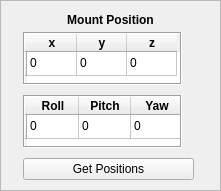
   <widget class="QFrame" name="frame_mountPos">
    <property name="geometry">
     <rect>
      <x>230</x>
      <y>320</y>
      <width>221</width>
      <height>191</height>
     </rect>
    </property>
    <property name="frameShape">
     <enum>QFrame::StyledPanel</enum>
    </property>
    <property name="frameShadow">
     <enum>QFrame::Raised</enum>
    </property>
    <widget class="QLabel" name="label_mountPosition">
     <property name="geometry">
      <rect>
       <x>30</x>
       <y>10</y>
       <width>161</width>
       <height>20</height>
      </rect>
     </property>
     <property name="text">
      <string>&lt;html&gt;&lt;head/&gt;&lt;body&gt;&lt;p align=&quot;center&quot;&gt;&lt;span style=&quot; font-size:9pt; font-weight:600;&quot;&gt;Mount Position&lt;/span&gt;&lt;/p&gt;&lt;/body&gt;&lt;/html&gt;</string>
     </property>
    </widget>
    <widget class="QWidget" name="layoutWidget">
     <property name="geometry">
      <rect>
       <x>23</x>
       <y>28</y>
       <width>171</width>
       <height>159</height>
      </rect>
     </property>
     <layout class="QVBoxLayout" name="verticalLayout_8">
      <item>
       <widget class="QTableWidget" name="table_mountPos_xyz">
        <property name="sizePolicy">
         <sizepolicy hsizetype="Minimum" vsizetype="Minimum">
          <horstretch>0</horstretch>
          <verstretch>0</verstretch>
         </sizepolicy>
        </property>
        <property name="maximumSize">
         <size>
          <width>159</width>
          <height>53</height>
         </size>
        </property>
        <property name="frameShape">
         <enum>QFrame::Box</enum>
        </property>
        <property name="frameShadow">
         <enum>QFrame::Sunken</enum>
        </property>
        <property name="lineWidth">
         <number>1</number>
        </property>
        <property name="verticalScrollBarPolicy">
         <enum>Qt::ScrollBarAlwaysOff</enum>
        </property>
        <property name="horizontalScrollBarPolicy">
         <enum>Qt::ScrollBarAlwaysOff</enum>
        </property>
        <property name="sizeAdjustPolicy">
         <enum>QAbstractScrollArea::AdjustIgnored</enum>
        </property>
        <property name="selectionMode">
         <enum>QAbstractItemView::NoSelection</enum>
        </property>
        <property name="iconSize">
         <size>
          <width>0</width>
          <height>0</height>
         </size>
        </property>
        <property name="horizontalScrollMode">
         <enum>QAbstractItemView::ScrollPerPixel</enum>
        </property>
        <property name="wordWrap">
         <bool>true</bool>
        </property>
        <property name="cornerButtonEnabled">
         <bool>false</bool>
        </property>
        <attribute name="horizontalHeaderDefaultSectionSize">
         <number>50</number>
        </attribute>
        <attribute name="horizontalHeaderShowSortIndicator" stdset="0">
         <bool>false</bool>
        </attribute>
        <attribute name="verticalHeaderDefaultSectionSize">
         <number>24</number>
        </attribute>
        <row>
         <property name="text">
          <string/>
         </property>
        </row>
        <column>
         <property name="text">
          <string>x</string>
         </property>
         <property name="font">
          <font>
           <weight>75</weight>
           <bold>true</bold>
          </font>
         </property>
        </column>
        <column>
         <property name="text">
          <string>y</string>
         </property>
         <property name="font">
          <font>
           <weight>75</weight>
           <bold>true</bold>
          </font>
         </property>
        </column>
        <column>
         <property name="text">
          <string>z</string>
         </property>
         <property name="font">
          <font>
           <weight>75</weight>
           <bold>true</bold>
          </font>
         </property>
        </column>
        <item row="0" column="0">
         <property name="text">
          <string>0</string>
         </property>
        </item>
        <item row="0" column="1">
         <property name="text">
          <string>0</string>
         </property>
        </item>
        <item row="0" column="2">
         <property name="text">
          <string>0</string>
         </property>
        </item>
       </widget>
      </item>
      <item>
       <widget class="QTableWidget" name="table_mountPos_rpy">
        <property name="sizePolicy">
         <sizepolicy hsizetype="Minimum" vsizetype="Minimum">
          <horstretch>0</horstretch>
          <verstretch>0</verstretch>
         </sizepolicy>
        </property>
        <property name="maximumSize">
         <size>
          <width>159</width>
          <height>53</height>
         </size>
        </property>
        <property name="frameShape">
         <enum>QFrame::Box</enum>
        </property>
        <property name="frameShadow">
         <enum>QFrame::Sunken</enum>
        </property>
        <property name="lineWidth">
         <number>1</number>
        </property>
        <property name="verticalScrollBarPolicy">
         <enum>Qt::ScrollBarAlwaysOff</enum>
        </property>
        <property name="horizontalScrollBarPolicy">
         <enum>Qt::ScrollBarAlwaysOff</enum>
        </property>
        <property name="sizeAdjustPolicy">
         <enum>QAbstractScrollArea::AdjustIgnored</enum>
        </property>
        <property name="selectionMode">
         <enum>QAbstractItemView::NoSelection</enum>
        </property>
        <property name="iconSize">
         <size>
          <width>0</width>
          <height>0</height>
         </size>
        </property>
        <property name="horizontalScrollMode">
         <enum>QAbstractItemView::ScrollPerPixel</enum>
        </property>
        <property name="wordWrap">
         <bool>true</bool>
        </property>
        <property name="cornerButtonEnabled">
         <bool>false</bool>
        </property>
        <attribute name="horizontalHeaderDefaultSectionSize">
         <number>52</number>
        </attribute>
        <attribute name="horizontalHeaderShowSortIndicator" stdset="0">
         <bool>false</bool>
        </attribute>
        <attribute name="verticalHeaderDefaultSectionSize">
         <number>24</number>
        </attribute>
        <row>
         <property name="text">
          <string/>
         </property>
        </row>
        <column>
         <property name="text">
          <string>Roll</string>
         </property>
         <property name="font">
          <font>
           <weight>75</weight>
           <bold>true</bold>
          </font>
         </property>
        </column>
        <column>
         <property name="text">
          <string>Pitch</string>
         </property>
         <property name="font">
          <font>
           <weight>75</weight>
           <bold>true</bold>
          </font>
         </property>
        </column>
        <column>
         <property name="text">
          <string>Yaw</string>
         </property>
         <property name="font">
          <font>
           <weight>75</weight>
           <bold>true</bold>
          </font>
         </property>
        </column>
        <item row="0" column="0">
         <property name="text">
          <string>0</string>
         </property>
        </item>
        <item row="0" column="1">
         <property name="text">
          <string>0</string>
         </property>
        </item>
        <item row="0" column="2">
         <property name="text">
          <string>0</string>
         </property>
        </item>
       </widget>
      </item>
      <item>
       <widget class="QPushButton" name="pushButton_getpositions">
        <property name="text">
         <string>Get Positions</string>
        </property>
       </widget>
      </item>
     </layout>
    </widget>
   </widget>
